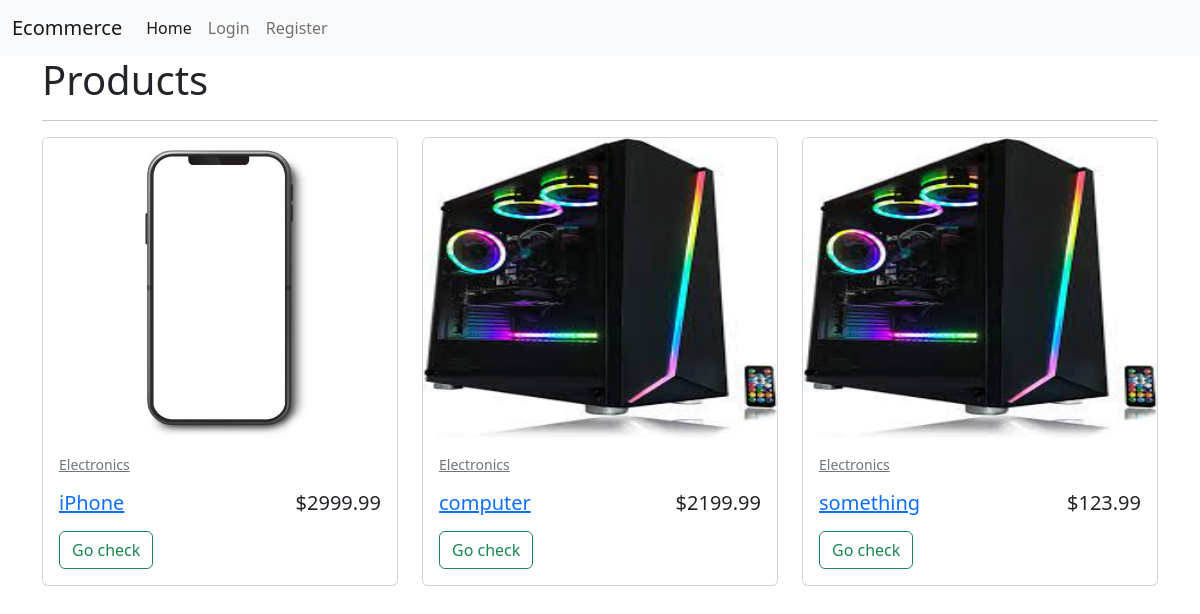
The app's page /?category=Electronics with its own data.
### ecommerce/models.py (models this page shows, shortened)
class Product(models.Model):
    id = models.AutoField(primary_key=True)
    title = models.CharField(max_length=255)
    description = models.CharField(max_length=500)
    price = models.FloatField()
    image = models.ImageField(upload_to='products')
    category = models.ForeignKey(to=Category, on_delete=models.CASCADE, related_name='products', blank=True)

class Category(models.Model):
    id = models.AutoField(primary_key=True)
    name = models.CharField(max_length=255)
    def __str__(self) -> str:
        return self.name

### ecommerce/views.py (the view)
# urls.py: path('', views.index, name='index'),
def index(request):
    param = request.GET.get('q', '')
    category = request.GET.get('category', '')
    if param == 'watchlist':
        products = request.user.watchlist.all()
    elif category:
        products = Category.objects.get(name=category).products.all()
    else:
        products = Product.objects.all()
    return render(request, 'ecommerce/index.html', {
        'products': products
    })

### ecommerce/templates/ecommerce/index.html (shortened to what this page needs)
{% extends 'ecommerce/layout.html' %}
{% block content %}
<h1>Products</h1>
<hr>
<div class="row">
    {% for product in products %}
    <div class="col-md-12 col-lg-4 mb-4">
        <div class="card">
            <img src="{{product.image.url}}" class="card-img-top" alt="{{product.title}}" height="300px" />
            <div class="card-body">
                <p class="small"><a href="{% url 'index' %}?category={{product.category}}"
                        class="text-muted">{{product.category}}</a></p>
                <div class="d-flex justify-content-between mb-3">
                    <a class="mb-0 h5" href="{% url 'product' product.id %}">{{product.title}}</a>
                    <h5 class="text-dark mb-0">${{product.price}}</h5>
                </div>
                <a class="btn btn-outline-success" href="{% url 'product' product.id %}">Go check</a>
            </div>
        </div>
    </div>
    {% empty %}
    <h4>No products here. </h1>
        {% endfor %}
</div>
{% endblock %}

### records on screen
Product: image (picture), category "Electronics", title "iPhone", price "2999.99"
Product: image (picture), category "Electronics", title "computer", price "2199.99"
Product: image (picture), category "Electronics", title "something", price "123.99"
